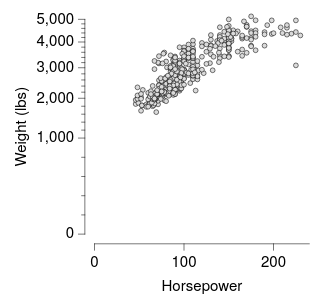

Write the Vega-Lite specification saved for this chart.
### Vega-Lite specification from a JSON file in a GitHub repository (floating-point values rounded to 4 significant figures; data arrays with more than 128 entries replaced by an {"elided": "..."} marker saying what was removed)
{"background": null, "config": {"arc": {"fill": "#DBDBDB", "fillOpacity": 1.0, "innerRadius": 25.0, "padAngle": 0.03, "stroke": "black", "strokeOpacity": 1, "strokeWidth": 0.25}, "area": {"fill": "#DBDBDB", "fillOpacity": 1.0, "stroke": "black", "strokeOpacity": 1, "strokeWidth": 0.25}, "axis": {"domain": true, "domainCap": "round", "domainColor": "black", "domainWidth": 0.25, "grid": false, "gridCap": "round", "gridColor": "#F1F1F1", "gridDash": [0, 0], "gridOpacity": 1.0, "gridWidth": 0.25, "labelColor": "black", "labelFont": "Helvetica Neue, HelveticaNeue, Helvetica, Arial, sans-serif", "labelFontSize": 7, "labelFontStyle": "normal", "labelFontWeight": 400, "offset": 4.5, "ticks": true, "tickCap": "round", "tickColor": "black", "tickRound": false, "tickSize": 3, "tickWidth": 0.25, "titleColor": "black", "titleFont": "Helvetica Neue, HelveticaNeue, Helvetica, Arial, sans-serif", "titleFontSize": 7, "titleFontStyle": "normal", "titleFontWeight": 400}, "axisX": {"domain": true, "labelAlign": "center", "labelAngle": 0, "labels": true, "ticks": true, "translate": 0}, "axisY": {"domain": true, "labelAlign": "right", "labelAngle": 0, "labels": true, "ticks": true, "translate": 0}, "axisRight": {"domain": true, "labelAlign": "left", "labelAngle": 0, "labels": true, "ticks": true, "translate": 0}, "axisTop": {"domain": true, "labelAlign": "center", "labelAngle": 0, "labels": true, "ticks": true, "translate": 0}, "axisBand": {"tickOffset": 0}, "bar": {"fill": "#DBDBDB", "fillOpacity": 1.0, "stroke": "black", "strokeOpacity": 1, "strokeWidth": 0.25}, "boxplot": {"size": 9.0, "ticks": {"cornerRadius": 0.25, "fill": "black", "opacity": 1, "size": 4.5, "thickness": 0.25}, "box": {"fillOpacity": 1.0, "stroke": "black", "strokeOpacity": 1, "strokeWidth": 0.25}, "median": {"cornerRadius": 0, "fill": "black", "fillOpacity": 1.0, "opacity": 1, "size": 9.0, "thickness": 0.25}, "rule": {"fill": "black", "fillOpacity": 1.0, "size": 10.0, "stroke": "black", "strokeDash": [0, 0], "strokeOpacity": 1, "strokeWidth": 0.25}, "outliers": {"color": "black", "fill": "black", "fillOpacity": 1.0, "size": 0, "stroke": "black", "strokeOpacity": 1, "strokeWidth": 0.25}}, "circle": {"fill": "black", "fillOpacity": 1.0, "size": 1.25, "stroke": null, "strokeOpacity": 1, "strokeWidth": 0.25}, "errorband": {"band": {"fillOpacity": 0.6, "stroke": null, "strokeWidth": 0.25, "strokeOpacity": 1}, "borders": {"opacity": 0, "strokeOpacity": 0.25, "strokeWidth": 1}}, "errorbar": {"opacity": 1, "rule": {"strokeDash": [0, 0], "strokeWidth": 0.25}, "ticks": {"color": "black", "cornerRadius": 0.125, "opacity": 1, "size": 6.0, "thickness": 0.25}, "thickness": 0.25}, "font": "Helvetica Neue, HelveticaNeue, Helvetica, Arial, sans-serif", "geoshape": {"fill": "#DBDBDB", "fillOpacity": 1.0, "stroke": "black", "strokeOpacity": 1, "strokeWidth": 0.25}, "header": {"labelColor": "black", "labelFont": "Helvetica Neue, HelveticaNeue, Helvetica, Arial, sans-serif", "labelFontSize": 7, "labelFontStyle": "normal", "labelFontWeight": 400, "titleColor": "black", "titleFont": "Helvetica Neue, HelveticaNeue, Helvetica, Arial, sans-serif", "titleFontSize": 7, "titleFontStyle": "normal", "titleFontWeight": 400, "titlePadding": 0}, "legend": {"disable": false, "offset": 4.5, "titlePadding": 4, "labelOffset": 2, "gradientLabelOffset": 2, "gradientLength": 50.0, "gradientThickness": 5.0, "gradientOpacity": 1.0, "gradientStrokeColor": "black", "gradientStrokeWidth": 0.25, "labelColor": "black", "labelFont": "Helvetica Neue, HelveticaNeue, Helvetica, Arial, sans-serif", "labelFontSize": 7, "labelFontStyle": "normal", "labelFontWeight": 400, "strokeColor": "black", "strokeWidth": 0, "symbolSize": 42, "symbolStrokeColor": "black", "symbolStrokeWidth": 0.25, "titleColor": "black", "titleFont": "Helvetica Neue, HelveticaNeue, Helvetica, Arial, sans-serif", "titleFontSize": 7, "titleFontStyle": "normal", "titleFontWeight": 400}, "line": {"color": "black", "stroke": "black", "strokeCap": "butt", "strokeDash": [0, 0], "strokeOpacity": 1, "strokeWidth": 0.5}, "point": {"filled": true, "fill": "#DBDBDB", "fillOpacity": 1.0, "size": 5.0, "stroke": "black", "strokeOpacity": 1, "strokeWidth": 0.25}, "range": {"category": ["#5CA7B1", "#B7D0EE", "#B7B3E4", "#B3DAB5", "#F5E1B3", "#3D727B", "#809DC7", "#867DAC", "#80A988", "#CBB17A", "#204148", "#546B94", "#584C77", "#507B5F", "#9D824D"], "diverging": {"scheme": ["#6F572A", "#876E43", "#9E875F", "#B5A17F", "#CABBA2", "#DCD6CC", "#F4F1E9", "#C9D7DA", "#9DBFC6", "#78A5AF", "#558B96", "#36717C", "#1A5762"]}, "heatmap": {"scheme": ["#32022B", "#43044D", "#4C196E", "#4D338C", "#484DA6", "#3A68BB", "#1D83CA", "#1D9CCB", "#23B5C9", "#28CDC5", "#4DE0B4", "#91EE9F"]}, "ordinal": {"scheme": ["#F1F1F1", "#DBDBDB", "#C6C6C6", "#B2B2B2", "#9D9D9D", "#898989", "#767676", "#636363", "#515151", "#404040", "#2F2F2F", "#1F1F1F"]}, "ramp": {"scheme": ["#32022B", "#43044D", "#4C196E", "#4D338C", "#484DA6", "#3A68BB", "#1D83CA", "#1D9CCB", "#23B5C9", "#28CDC5", "#4DE0B4", "#91EE9F"]}}, "rule": {"color": "black", "stroke": "black", "strokeCap": "round", "strokeDash": [2, 2], "strokeOpacity": 1, "strokeWidth": 0.25}, "scale": {"bandPaddingInner": 0.1, "bandPaddingOuter": 0.1, "round": false}, "rect": {"fill": "#DBDBDB", "fillOpacity": 1.0, "stroke": "black", "strokeOpacity": 1, "strokeWidth": 0.25}, "square": {"fill": "#DBDBDB", "fillOpacity": 1.0, "size": 10.0, "stroke": "black", "strokeOpacity": 1, "strokeWidth": 0.25}, "text": {"color": "black", "font": "Helvetica Neue, HelveticaNeue, Helvetica, Arial, sans-serif", "fontSize": 7, "fontStyle": "normal", "fontWeight": 400}, "tick": {"color": "black", "cornerRadius": 0.125, "opacity": 1.0, "size": 9.0, "thickness": 0.25}, "title": {"anchor": "middle", "frame": "group", "color": "black", "font": "Helvetica Neue, HelveticaNeue, Helvetica, Arial, sans-serif", "fontSize": 7, "fontStyle": "normal", "fontWeight": 400, "subtitleColor": "black", "subtitleFont": "Helvetica Neue, HelveticaNeue, Helvetica, Arial, sans-serif", "subtitleFontSize": "Helvetica Neue, HelveticaNeue, Helvetica, Arial, sans-serif", "subtitleFontStyle": "normal", "subtitleFontWeight": 400}, "trail": {"color": "black", "opacity": 1, "size": 0.5}, "view": {"continuousWidth": 100, "continuousHeight": 100, "discreteWidth": 100, "discreteHeight": 100, "fill": null, "stroke": null, "strokeWidth": 0.25}}, "layer": [{"mark": {"type": "point"}, "encoding": {"x": {"field": "Horsepower", "title": "Horsepower", "type": "quantitative"}, "y": {"axis": {"values": [0, 1000, 2000, 3000, 4000, 5000]}, "field": "Weight_in_lbs", "scale": {"exponent": 0.5, "type": "pow"}, "title": "Weight (lbs)", "type": "quantitative"}}}, {"mark": {"type": "point", "opacity": 0}, "encoding": {"y": {"axis": {"domain": false, "grid": false, "labels": false, "orient": "left", "tickSize": 1.5, "ticks": true, "values": [40.0, 160.0, 360.0, 640.0, 1173.0, 1359.0, 1559.0, 1773.0, 2184.0, 2376.0, 2576.0, 2784.0, 3189.0, 3383.0, 3583.0, 3789.0, 4191.0, 4387.0, 4587.0, 4791.0]}, "field": "Weight_in_lbs", "scale": {"domain": [0.0, 5000.0], "exponent": 0.5, "type": "pow"}, "title": null, "type": "quantitative"}}, "transform": [{"filter": "false"}]}], "data": {"name": "data-d7a230a7326baf606a19256938f2a2d2"}, "resolve": {"axis": {"y": "independent"}}, "$schema": "https://vega.github.io/schema/vega-lite/v6.4.1.json", "datasets": {"data-d7a230a7326baf606a19256938f2a2d2": {"elided": "400 records"}}}
